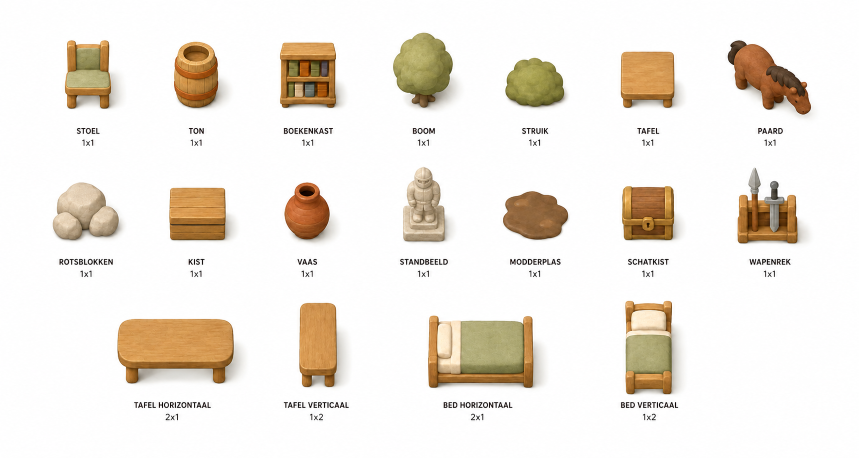
#> input picture assets/art/concepts/clueboard-medieval-object-library-white-spaced-v2.png, 1717 x 916 px, found by its file name (shown at 1/2 size)
$ python cut_object_library.py
#> lines starting #> are read from the running program, lines starting #| are printed output that depends on the picture; after the words box and inside, x2 and y2 are one past the last pixel; in counts of white or black regions, pixels touching at a corner belong together
# -*- coding: utf-8 -*-
"""Knip de objectbibliotheek uit tot losse tekeningen met hun contactschaduw.

Bron: assets/art/concepts/clueboard-medieval-object-library-white-spaced-v2.png
Achttien objecten op een witte ondergrond, met bijschrift en formaat eronder.

Wit wegpoetsen is hier niet één regel. Een tekening staat op wit, dus elke half
doorzichtige randpixel draagt wit met zich mee; en de contactschaduw is niets
anders dan datzelfde wit, een tikje donkerder. Die twee moeten verschillend
behandeld worden:

  * de tekening zelf wordt dekkend, met het wit uit de rand teruggerekend;
  * de schaduw wordt juist doorzichtig zwart, precies zo diep als hij donker
    was -- zo blijft hij een schaduw en wordt hij geen grijze vlek zodra hij op
    een gekleurde tegel ligt.

Om die twee uit elkaar te houden zoeken we eerst de vaste kern van elke
tekening (duidelijk donkerder dan de ondergrond) en vullen we de gaten daarin.
Wat daarbinnen valt is tekening; wat erbuiten nog van wit afwijkt is schaduw.
Zo blijven ook de lichte rotsblokken en het lichte standbeeld gewoon dekkend.

Draaien:  python assets/tools/cut_object_library.py
"""
import os
import sys
from collections import deque

import numpy as np
from PIL import Image

WORTEL = os.path.dirname(os.path.dirname(os.path.dirname(os.path.abspath(__file__))))
CONCEPTEN = os.path.join(WORTEL, 'Design Department', '60 Repo Sources', 'concepts')
UIT = os.path.join(WORTEL, 'assets', 'art', 'objects')
THEMA = os.path.join(UIT, 'medieval')

# De tekeningen in leesvolgorde per vel, met de naam waaronder de player ze
# zoekt. De Nederlandse naam op het vel staat erachter ter herkenning. Staat er
# een lijstje, dan wordt dezelfde tekening onder meerdere namen weggeschreven.
BASIS = [
    'chair',        # STOEL
    'barrel',       # TON
    'shelf',        # BOEKENKAST
    'tree',         # BOOM
    'shrub',        # STRUIK
    'table',        # TAFEL
    'horse',        # PAARD
    'stones',       # ROTSBLOKKEN
    'crate',        # KIST
    'vase',         # VAAS
    'statue',       # STANDBEELD
    'puddle',       # MODDERPLAS
    'treasure',     # SCHATKIST
    ['weapon-rack', 'weapon-chest'],  # WAPENREK -- de bank kent alleen een
                            #   Wapenkist; tot die er is staat het rek daarvoor
    'table-2x1',    # TAFEL HORIZONTAAL
    'table-1x2',    # TAFEL VERTICAAL
    'bed-2x1',      # BED HORIZONTAAL
    'bed-1x2',      # BED VERTICAAL
]

METGEZEL = [
    'easel',        # SCHILDERSEZEL
    'loom',         # WEEFGETOUW
    'boar',         # EVERZWIJN
    'cow',          # KOE
    'pig',          # VARKEN
    'wolf',         # WOLF
    'plant',        # PLANT IN VAAS
    'box',          # DOOS
    'sack',         # ZAK
    'rubble',       # PUIN
    'house',        # HUISJE
    'well',         # WATERPUT
    'bench-2x1',    # BANKJE HORIZONTAAL
    'boat-2x1',     # BOOT HORIZONTAAL
    'catapult-2x1',  # KATAPULT HORIZONTAAL
    'watermill-2x1',  # WATERRAD HORIZONTAAL
    'bench-1x2',    # BANKJE VERTICAAL
    'boat-1x2',     # BOOT VERTICAAL
    'catapult-1x2',  # KATAPULT VERTICAAL
    'watermill-1x2',  # WATERRAD VERTICAAL
]

# Vel, namenlijst, en de map waar het heen gaat. De nachtversie van de eerste
# batch gaat naar een eigen map, zodat de player er in de donkere stand naar
# kan grijpen zonder dat de dagtekeningen eronder verdwijnen.
VELLEN = [
    ('clueboard-medieval-object-library-white-spaced-v2.png', BASIS, None),
    ('clueboard-medieval-object-library-companion-white-v2-diagonal-animals.png', METGEZEL, None),
    # Het nachtvel staat klaar maar wordt nog niet gesneden: de donkerste
    # onderdelen -- een boomstam, een tafelpoot, de onderkant van een ton --
    # verschillen daar te weinig van de bijna zwarte ondergrond om ze er
    # betrouwbaar uit te halen. Zodra het vel op een middengrijze ondergrond
    # staat, of met een echt alfakanaal, hoeft deze regel alleen terug.
    # ('clueboard-medieval-object-library-night-proposal-v1.png', BASIS, 'medieval-nacht'),
]

KERN = 45            # zoveel donkerder dan wit is zeker tekening
KERN_DONKER = 3      # op het nachtvel steken de tekeningen minder af
RAND_VAN = 8         # waar de zachte rand van de tekening begint
RAND_TOT = 34        # en waar hij dekkend is
SCHADUW_MAX = 0.42   # hoe diep de contactschaduw hoogstens wordt
TEKST_ZWART = 90     # zo donker is alleen een bijschrift
TEKST_HOOG = 30      # en zo laag is een regel tekst
MIN_ZIJDE = 40       # kleiner dan dit is geen tekening
SPELING = 22         # zo dicht bij elkaar hoort bij dezelfde tekening


def tekstregels(luma, donker=False, achter=254):
    """De regels waarop bijschriften staan, als (van, tot)."""
    inkt = (luma > achter + 90) if donker else (luma < TEKST_ZWART)
    zwart = inkt.sum(axis=1)
    banden, start = [], None
    for y in range(len(zwart)):
        if zwart[y] > 0 and start is None:
            start = y
        elif zwart[y] == 0 and start is not None:
            banden.append((start, y - 1))
            start = None
    if start is not None:
        banden.append((start, len(zwart) - 1))
    return [b for b in banden if (b[1] - b[0] + 1) <= TEKST_HOOG]


def vulGaten(kern):
    """Alles wat door de kern is ingesloten hoort bij de tekening.

    We lopen vanaf de rand van het vel door alles wat géén kern is; wat we niet
    bereiken zit erin opgesloten. Zo wordt een rotsblok met alleen donkere
    contouren toch een dicht vlak.
    """
    h, b = kern.shape
    buiten = np.zeros_like(kern)
    rij = deque()
    for x in range(b):
        for y in (0, h - 1):
            if not kern[y, x] and not buiten[y, x]:
                buiten[y, x] = True
                rij.append((y, x))
    for y in range(h):
        for x in (0, b - 1):
            if not kern[y, x] and not buiten[y, x]:
                buiten[y, x] = True
                rij.append((y, x))
    while rij:
        cy, cx = rij.popleft()
        for dy, dx in ((1, 0), (-1, 0), (0, 1), (0, -1)):
            ny, nx = cy + dy, cx + dx
            if 0 <= ny < h and 0 <= nx < b and not kern[ny, nx] and not buiten[ny, nx]:
                buiten[ny, nx] = True
                rij.append((ny, nx))
    return ~buiten


def groei(masker, stappen=2):
    uit = masker.copy()
    for _ in range(stappen):
        g = uit.copy()
        g[1:, :] |= uit[:-1, :]
        g[:-1, :] |= uit[1:, :]
        g[:, 1:] |= uit[:, :-1]
        g[:, :-1] |= uit[:, 1:]
        uit = g
    return uit


def vlekken(masker, minzijde):
    """Losse vlekken met hun omvang, groter dan minzijde."""
    h, b = masker.shape
    gezien = np.zeros_like(masker)
    uit = []
    for y in range(h):
        for x in range(b):
            if not masker[y, x] or gezien[y, x]:
                continue
            rij = deque([(y, x)])
            gezien[y, x] = True
            minx = maxx = x
            miny = maxy = y
            n = 0
            while rij:
                cy, cx = rij.popleft()
                n += 1
                if cx < minx: minx = cx
                if cx > maxx: maxx = cx
                if cy < miny: miny = cy
                if cy > maxy: maxy = cy
                for dy, dx in ((1, 0), (-1, 0), (0, 1), (0, -1)):
                    ny, nx = cy + dy, cx + dx
                    if 0 <= ny < h and 0 <= nx < b and masker[ny, nx] and not gezien[ny, nx]:
                        gezien[ny, nx] = True
                        rij.append((ny, nx))
            if (maxx - minx + 1) >= minzijde and (maxy - miny + 1) >= minzijde:
                uit.append((minx, miny, maxx, maxy, n))
    return uit


def smeltSamen(vakken, speling):
    """Vlekken die dicht bij elkaar liggen horen bij dezelfde tekening.

    Op het nachtvel steekt niet elk onderdeel even ver boven de ondergrond uit,
    waardoor een stoel uiteen kan vallen in een zitting en twee poten. Ze staan
    op het vel ruim uit elkaar, dus wat elkaar bijna raakt hoort bij elkaar.
    """
    vakken = [list(v[:4]) + [v[4]] for v in vakken]
    veranderd = True
    while veranderd:
        veranderd = False
        for i in range(len(vakken)):
            for j in range(len(vakken) - 1, i, -1):
                a, b = vakken[i], vakken[j]
                if (a[0] - speling <= b[2] and b[0] - speling <= a[2]
                        and a[1] - speling <= b[3] and b[1] - speling <= a[3]):
                    a[0] = min(a[0], b[0]); a[1] = min(a[1], b[1])
                    a[2] = max(a[2], b[2]); a[3] = max(a[3], b[3])
                    a[4] += b[4]
                    vakken.pop(j)
                    veranderd = True
    return [tuple(v) for v in vakken]


def schrijf(im, pad):
    tmp = pad + '.tmp.png'
    im.save(tmp)
    os.replace(tmp, pad)


def snij(bestand, NAMEN, submap):
    bron = os.path.join(CONCEPTEN, bestand)
    if not os.path.exists(bron):
        print('bron ontbreekt:', bron)
        return 1
    rgb = np.array(Image.open(bron).convert('RGB')).astype(np.int16)
    # De ondergrond is bijna wit, maar niet op elk vel even wit -- en het
    # nachtvel staat juist op bijna zwart. De toon van de ondergrond meten we
    # dus gewoon op, en alles daarna rekent met "hoe ver van de ondergrond af".
    ACHTER = int(np.median(rgb.reshape(-1, 3).mean(axis=1)))
#> ACHTER = 254
    donker = ACHTER < 128
#> donker = False
    luma = rgb.mean(axis=2)

    # 1. De bijschriften weg: die regels worden gewoon weer ondergrond.
    for y0, y1 in tekstregels(luma, donker, ACHTER):
#> in tekstregels, `inkt = (luma > achter + 90) if donker else (luma < TEKST_ZWART)`:
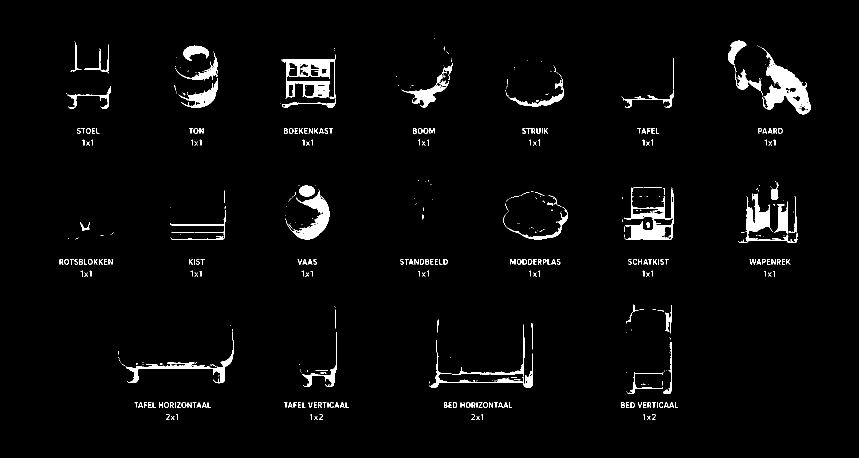
#> inkt: shape (916, 1717) bool (shown at 1/2 size); 2.8% white; 504 white regions (287 under 20 px), largest, box (x1, y1, x2, y2) and area: (1523, 95, 1622, 229) 4945, (563, 109, 672, 197) 3680, (1248, 375, 1348, 480) 3231
        rgb[y0:y1 + 1] = ACHTER
#> this loop made 7 passes
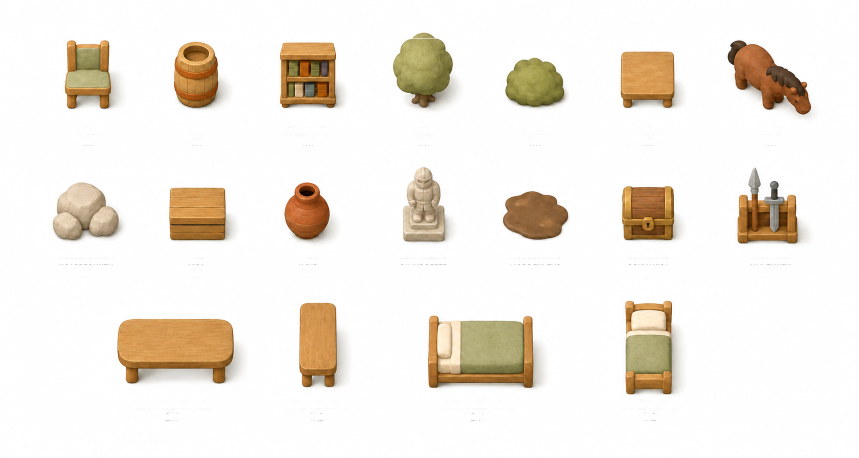
#> rgb: shape (916, 1717, 3) int16 (shown at 1/2 size); mean R, G, B 241.2, 235.2, 227.4
    luma = rgb.mean(axis=2)

    # Hoe ver van de ondergrond af. Op wit is dat het donkerste kanaal, op
    # zwart juist het lichtste.
    afstand = (rgb.max(axis=2) - ACHTER) if donker else (ACHTER - rgb.min(axis=2))
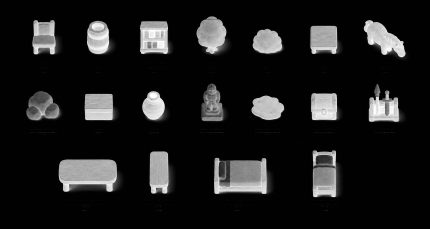
#> afstand: shape (916, 1717) int16 (shown at 1/4 size); min -1, max 254, mean 26.8; drawn with min black and max white

    # 2. De vaste kern van elke tekening, met de gaten erin gevuld.
    # Op het nachtvel liggen de tekeningen dichter bij hun ondergrond dan op
    # het witte vel, dus daar moet de grens lager liggen -- anders valt een
    # stoel uiteen in losse latjes.
    drempel = KERN_DONKER if donker else KERN
#> drempel = 45
    kern = vulGaten(afstand > drempel)
#> after the loop in vulGaten, `for y in range(h):`:
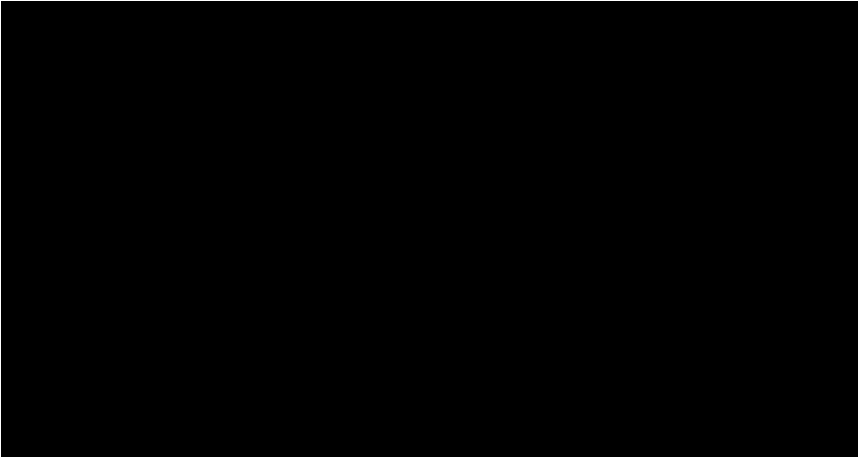
#> buiten: shape (916, 1717) bool (shown at 1/2 size); 0.33% white in thin lines or dots
#> kern: shape (916, 1717) bool; 15.7% white; 161 white regions (142 under 20 px), largest, box (x1, y1, x2, y2) and area: (856, 631, 1077, 776) 28312, (235, 638, 475, 767) 26765, (1250, 602, 1353, 789) 17775
    tekening = groei(kern, 2)               # de zachte rand hoort er ook bij

    # 3. De alfalaag opbouwen.
    hoogte, breedte = luma.shape
    kleur = rgb.astype(np.float32)
    alfa = np.zeros((hoogte, breedte), dtype=np.float32)

    # De tekening: binnen de kern altijd volledig dekkend, ook waar de kleur
    # licht is. Anders zouden lichte partijen -- de hooglichten in een boomkruin
    # bijvoorbeeld -- doorzichtig worden, en dat leest als een gat in het blad.
    # Alleen de smalle rand rond de kern loopt zacht af naar niets.
    fel = np.clip((afstand - RAND_VAN) / float(RAND_TOT - RAND_VAN), 0, 1)
    alfa = np.where(tekening, np.where(kern, 1.0, fel), alfa)
    veilig = np.maximum(alfa, 1e-3)[..., None]
    kleur = np.where(tekening[..., None],
                     np.clip((rgb - ACHTER * (1 - veilig)) / veilig, 0, 255),
                     kleur)

    # De schaduw: alles buiten de tekening dat toch van wit afwijkt. Hoe donker
    # het was, zo diep wordt de schaduw -- en warm donker in plaats van grijs,
    # zodat hij bij het bord past.
    # Op het nachtvel is de schaduw donkerder dan de al donkere ondergrond en
    # levert hij niets op; daar laten we hem weg.
    if not donker:
        schaduw = (~tekening) & (luma < ACHTER - 1)
#> schaduw: shape (916, 1717) bool; 3.4% white; 740 white regions (526 under 20 px), largest, box (x1, y1, x2, y2) and area: (259, 668, 499, 774) 4613, (863, 637, 1101, 786) 3346, (615, 610, 706, 782) 3146
        diep = np.clip((ACHTER - luma) / 255.0, 0, SCHADUW_MAX)
        alfa = np.where(schaduw, diep, alfa)
        kleur = np.where(schaduw[..., None], np.array([58.0, 48.0, 38.0]), kleur)

    beeld = np.dstack([kleur, alfa * 255.0]).astype(np.uint8)
    vel = Image.fromarray(beeld, 'RGBA')

    # 4. De losse tekeningen opzoeken en wegschrijven. Alleen de kern telt mee
    #    voor het vinden; de schaduw hoort bij de tekening die erboven staat.
    vakken = smeltSamen(vlekken(kern, 8), SPELING)
#> in smeltSamen, `vakken = [list(v[:4]) + [v[4]] for v in vakken]`: vakken = 19 items, first 6: [826, 65, 868, 75, 335], [786, 77, 905, 216, 13182], [130, 80, 230, 217, 11512], [1455, 80, 1621, 229, 13454], [348, 83, 444, 217, 10598], [560, 85, 679, 215, 14444]
#> after the loop in smeltSamen, `while veranderd:`: vakken = 18 items, first 6: [786, 65, 905, 216, 13517], [130, 80, 230, 217, 11512], [1455, 80, 1621, 229, 13454], [348, 83, 444, 217, 10598], [560, 85, 679, 215, 14444], [1241, 103, 1355, 215, 11787]
#> vakken = 18 items, first 6: (786, 65, 905, 216, 13517), (130, 80, 230, 217, 11512), (1455, 80, 1621, 229, 13454), (348, 83, 444, 217, 10598), (560, 85, 679, 215, 14444), (1241, 103, 1355, 215, 11787)
    vakken = [v for v in vakken
              if (v[2] - v[0] + 1) >= MIN_ZIJDE and (v[3] - v[1] + 1) >= MIN_ZIJDE]
    if len(vakken) != len(NAMEN):
        print('let op: %d tekeningen gevonden, %d verwacht' % (len(vakken), len(NAMEN)))
        for v in sorted(vakken, key=lambda v: (v[1], v[0])):
            print('   ', v[:4], 'b', v[2] - v[0] + 1, 'h', v[3] - v[1] + 1)
        return 1
    vakken.sort(key=lambda v: v[1])
    regels = []
    for v in vakken:
        gezet = False
        for r in regels:
            if v[1] <= r[0][3] and v[3] >= r[0][1]:
                r.append(v); gezet = True; break
        if not gezet:
            regels.append([v])
#> this loop made 18 passes
#> after the loop, r = [(1250, 602, 1352, 788, 17775), (598, 605, 681, 774, 12802), (856, 631, 1076, 775, 28312), (235, 638, 474, 766, 26765)]; regels = 3 items
    plat = []
    for r in regels:
        plat.extend(sorted(r, key=lambda v: v[0]))
#> this loop made 3 passes
#> after the loop, plat = 18 items, first 6: (130, 80, 230, 217, 11512), (348, 83, 444, 217, 10598), (560, 85, 679, 215, 14444), (786, 65, 905, 216, 13517), (1010, 115, 1131, 215, 9465), (1241, 103, 1355, 215, 11787)

    doelen = [UIT, THEMA] if not submap else [os.path.join(UIT, submap)]
    for d in doelen:
        os.makedirs(d, exist_ok=True)
    heel = np.array(vel)
    for namen, v in zip(NAMEN, plat):
        namen = namen if isinstance(namen, list) else [namen]
        # Ruim om de kern heen knippen, zodat de schaduw meekomt, en daarna
        # strak op wat er werkelijk staat.
        marge = 40
        x0 = max(0, v[0] - marge); y0 = max(0, v[1] - marge)
        x1 = min(breedte, v[2] + 1 + marge); y1 = min(hoogte, v[3] + 1 + marge)
        deel = Image.fromarray(heel[y0:y1, x0:x1], 'RGBA')
        # Van een bijschrift blijft soms nog een spikkel antialiasing over, net
        # buiten de regel die we wit hebben gemaakt. Alles wat losstaat van de
        # tekening en verwaarloosbaar klein is, gaat weg.
        d = np.array(deel)
        # Op het nachtvel niet opruimen: daar zijn de donkerste onderdelen --
        # een boomstam, een tafelpoot -- losse stukjes die maar net van de
        # ondergrond verschillen. Weggooien zou het object slopen.
        stukken = vlekken(d[:, :, 3] > 6, 1)
        # Op het nachtvel ligt de grens lager: daar zijn de donkerste
        # onderdelen -- een boomstam, een tafelpoot -- maar net van de
        # ondergrond te onderscheiden, en die horen er wel bij. Wat overblijft
        # is korrel in de ondergrond zelf.
        ondergrens = 0.004 if donker else 0.02
        if stukken:
            grootste = max(s[4] for s in stukken)
            for s in stukken:
                if s[4] < grootste * ondergrens:
                    d[s[1]:s[3] + 1, s[0]:s[2] + 1, 3] = 0
            deel = Image.fromarray(d, 'RGBA')
        vak = deel.getbbox()
        if vak:
            deel = deel.crop(vak)
        for naam in namen:
            for d in doelen:
                schrijf(deel, os.path.join(d, naam + '.png'))
        print('  %-24s -> %dx%d' % (', '.join(namen), deel.width, deel.height))
#> this loop made 18 passes
#> (namen, v, x0, y0, x1, y1, h in vlekken, b in vlekken) on pass 5: (['shrub'], (1010, 115, 1131, 215, 9465), 970, 75, 1172, 256, 181, 202)
#> (printed output is left out)
#> pass 1, in snij, `deel = Image.fromarray(heel[y0:y1, x0:x1], 'RGBA')`:
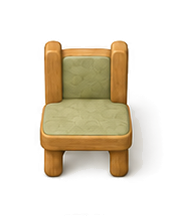
#> deel: PIL image 181x218 RGBA; mean R, G, B, A 215.2, 206.3, 190.5, 77.3; transparent parts drawn white
#> pass 1, in snij, `deel = deel.crop(vak)`:
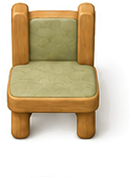
#> deel: PIL image 131x178 RGBA; mean R, G, B, A 188.2, 173.3, 146.3, 130.7; transparent parts drawn white
#> after the loop:
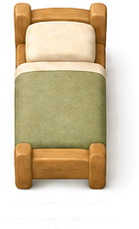
#> deel: PIL image 139x229 RGBA; mean R, G, B, A 184.7, 169.5, 142, 147.5; transparent parts drawn white
    return 0


def main():
    for bestand, namen, submap in VELLEN:
        print(bestand)
        fout = snij(bestand, namen, submap)
        if fout:
            return fout
    return 0


if __name__ == '__main__':
    sys.exit(main())
#> (the program exits here)
